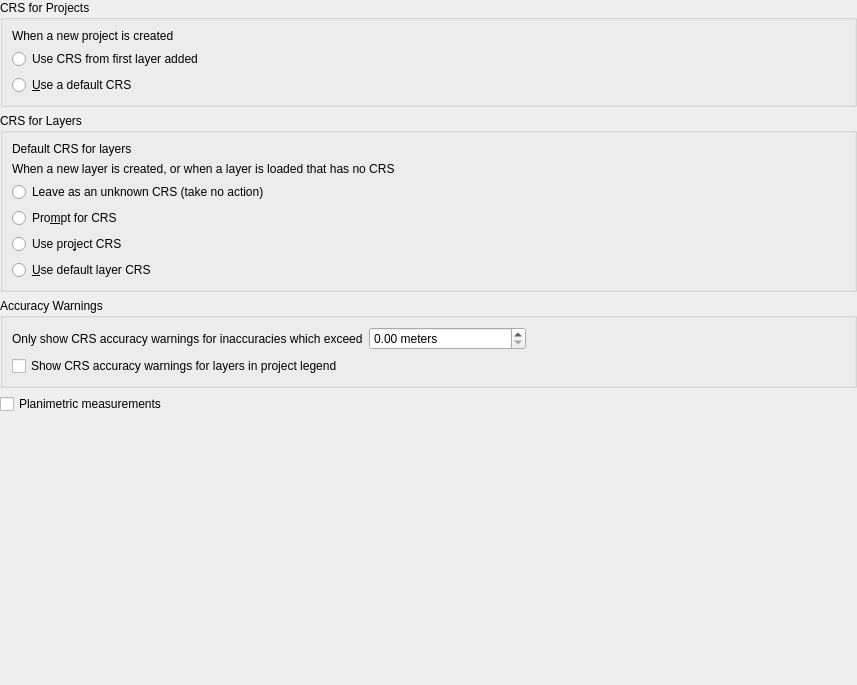
             <widget class="QWidget" name="mOptionsScrollAreaContents_08">
              <property name="geometry">
               <rect>
                <x>0</x>
                <y>0</y>
                <width>857</width>
                <height>685</height>
               </rect>
              </property>
              <layout class="QGridLayout" name="gridLayout_15">
               <property name="leftMargin">
                <number>0</number>
               </property>
               <property name="topMargin">
                <number>0</number>
               </property>
               <property name="rightMargin">
                <number>0</number>
               </property>
               <property name="bottomMargin">
                <number>0</number>
               </property>
               <item row="3" column="0">
                <widget class="QgsCollapsibleGroupBox" name="grpProjectionBehavior">
                 <property name="title">
                  <string>CRS for Layers</string>
                 </property>
                 <layout class="QGridLayout" name="gridLayout_14" columnstretch="0,1">
                  <item row="0" column="1">
                   <widget class="QgsProjectionSelectionWidget" name="leLayerGlobalCrs">
                    <property name="enabled">
                     <bool>true</bool>
                    </property>
                    <property name="focusPolicy">
                     <enum>Qt::StrongFocus</enum>
                    </property>
                   </widget>
                  </item>
                  <item row="1" column="0" colspan="2">
                   <widget class="QLabel" name="label_8">
                    <property name="sizePolicy">
                     <sizepolicy hsizetype="Preferred" vsizetype="Maximum">
                      <horstretch>0</horstretch>
                      <verstretch>0</verstretch>
                     </sizepolicy>
                    </property>
                    <property name="text">
                     <string>When a new layer is created, or when a layer is loaded that has no CRS</string>
                    </property>
                    <property name="wordWrap">
                     <bool>true</bool>
                    </property>
                   </widget>
                  </item>
                  <item row="4" column="0" colspan="2">
                   <widget class="QRadioButton" name="radUseProjectProjection">
                    <property name="text">
                     <string>Use pro&amp;ject CRS</string>
                    </property>
                   </widget>
                  </item>
                  <item row="0" column="0">
                   <widget class="QLabel" name="label_16">
                    <property name="text">
                     <string>Default CRS for layers</string>
                    </property>
                   </widget>
                  </item>
                  <item row="5" column="0" colspan="2">
                   <widget class="QRadioButton" name="radUseGlobalProjection">
                    <property name="text">
                     <string>&amp;Use default layer CRS</string>
                    </property>
                   </widget>
                  </item>
                  <item row="3" column="0" colspan="2">
                   <widget class="QRadioButton" name="radPromptForProjection">
                    <property name="text">
                     <string>Pro&amp;mpt for CRS</string>
                    </property>
                   </widget>
                  </item>
                  <item row="2" column="0">
                   <widget class="QRadioButton" name="radCrsNoAction">
                    <property name="text">
                     <string>Leave as an unknown CRS (take no action)</string>
                    </property>
                   </widget>
                  </item>
                 </layout>
                </widget>
               </item>
               <item row="5" column="0">
                <widget class="QCheckBox" name="mPlanimetricMeasurementsComboBox">
                 <property name="text">
                  <string>Planimetric measurements</string>
                 </property>
                </widget>
               </item>
               <item row="6" column="0">
                <spacer name="verticalSpacer">
                 <property name="orientation">
                  <enum>Qt::Vertical</enum>
                 </property>
                 <property name="sizeHint" stdset="0">
                  <size>
                   <width>20</width>
                   <height>0</height>
                  </size>
                 </property>
                </spacer>
               </item>
               <item row="2" column="0">
                <widget class="QgsCollapsibleGroupBox" name="grpProjectProjection">
                 <property name="title">
                  <string>CRS for Projects</string>
                 </property>
                 <layout class="QGridLayout" name="gridLayout_27" columnstretch="0,1">
                  <item row="0" column="0" colspan="2">
                   <widget class="QLabel" name="label_42">
                    <property name="sizePolicy">
                     <sizepolicy hsizetype="Preferred" vsizetype="Maximum">
                      <horstretch>0</horstretch>
                      <verstretch>0</verstretch>
                     </sizepolicy>
                    </property>
                    <property name="text">
                     <string>When a new project is created</string>
                    </property>
                    <property name="wordWrap">
                     <bool>true</bool>
                    </property>
                   </widget>
                  </item>
                  <item row="2" column="1">
                   <widget class="QgsProjectionSelectionWidget" name="leProjectGlobalCrs">
                    <property name="minimumSize">
                     <size>
                      <width>0</width>
                      <height>5</height>
                     </size>
                    </property>
                    <property name="focusPolicy">
                     <enum>Qt::StrongFocus</enum>
                    </property>
                   </widget>
                  </item>
                  <item row="2" column="0">
                   <widget class="QRadioButton" name="radProjectUseDefaultCrs">
                    <property name="text">
                     <string>&amp;Use a default CRS</string>
                    </property>
                   </widget>
                  </item>
                  <item row="1" column="0" colspan="2">
                   <widget class="QRadioButton" name="radProjectUseCrsOfFirstLayer">
                    <property name="text">
                     <string>Use CRS from first layer added</string>
                    </property>
                   </widget>
                  </item>
                 </layout>
                </widget>
               </item>
               <item row="4" column="0">
                <widget class="QgsCollapsibleGroupBox" name="groupBox_26">
                 <property name="title">
                  <string>Accuracy Warnings</string>
                 </property>
                 <layout class="QGridLayout" name="gridLayout_37" columnstretch="0,1,2">
                  <item row="0" column="2">
                   <spacer name="horizontalSpacer_23">
                    <property name="orientation">
                     <enum>Qt::Horizontal</enum>
                    </property>
                    <property name="sizeHint" stdset="0">
                     <size>
                      <width>40</width>
                      <height>20</height>
                     </size>
                    </property>
                   </spacer>
                  </item>
                  <item row="0" column="1">
                   <widget class="QgsDoubleSpinBox" name="mCrsAccuracySpin">
                    <property name="toolTip">
                     <string>If the inherent inaccuracy in a selected CRS exceeds this threshold a warning message will be shown</string>
                    </property>
                    <property name="suffix">
                     <string> meters</string>
                    </property>
                    <property name="maximum">
                     <double>10000.000000000000000</double>
                    </property>
                   </widget>
                  </item>
                  <item row="0" column="0">
                   <widget class="QLabel" name="label_71">
                    <property name="text">
                     <string>Only show CRS accuracy warnings for inaccuracies which exceed</string>
                    </property>
                   </widget>
                  </item>
                  <item row="1" column="0" colspan="3">
                   <widget class="QCheckBox" name="mCrsAccuracyIndicatorCheck">
                    <property name="toolTip">
                     <string>If checked, a warning icon will show next to any map layers with CRS accuracy warnings</string>
                    </property>
                    <property name="text">
                     <string>Show CRS accuracy warnings for layers in project legend</string>
                    </property>
                   </widget>
                  </item>
                 </layout>
                </widget>
               </item>
              </layout>
             </widget>
